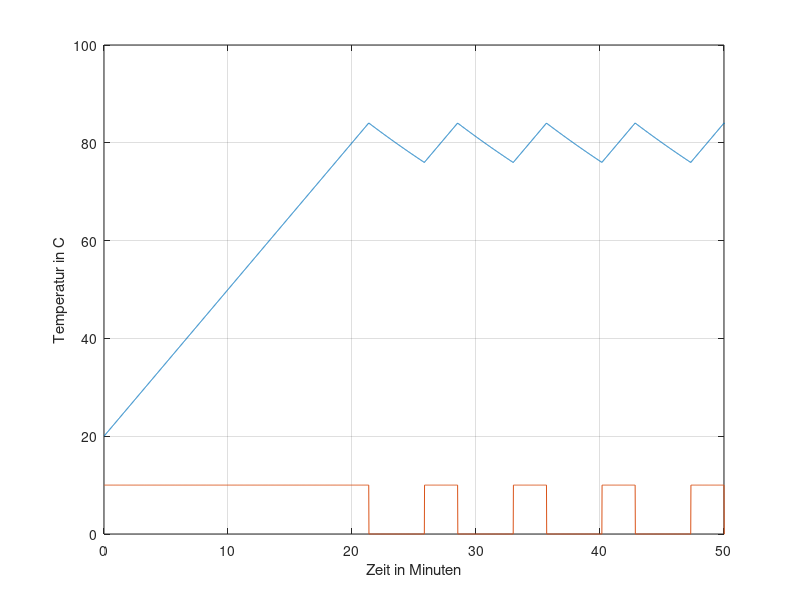

MATLAB code to generate this figure:
% Zweipunktregler / Q-Mansy / Kuehlwassermanagement
% 08.05.2014
% Version 1
%
% Ein Boiler soll durch Wasserdurchlauf auf Temperatur gebracht
% werden und soll die Temperatur halten. Dazu wird der folgende
% Zweipunktregler benutzt. Die Temperatur wird dadurch erhoeht,
% dass heißes Wasser durch den Boiler flieszt. Der Zulauf wird
% durch eine Pumpe gesteuert.
close all
clear all
clc


% Voreinstellungen
Tset  = 80;                   % Sollwert Boilertemperatur
Tb    = 20;                   % Anfangswert Boilertemperatur
Tu    = 20;                   % Umgebungstemperatur
N     = 4000;                 % Anzahl der Daten (= sek)
t_min = [N/60/N:N/60/N:N/60]; % Zeit in Minuten
state = 0;                    % 0 = Abkuehlen, 1 = Aufheizen
hr    = 0.05;                  % Aufheizrate
cr    = -0.0005;              % Abkuehlrate (geschaetzt mit Iso)
Tbs   = zeros(1,N);           % Speichervektor fuer Boilertemp
stas  = zeros(1,N);           % Speichervektor fuer den Zustand

KH    = 0.05;                 % Kopplungsfaktor der Hysterese

for i = 1:N
  if Tb >= (Tset + Tset*KH)   % Kriterium Kuehlen
    state = 0;
  elseif Tb <= (Tset - Tset*KH) % Kriterium Heizen
    state = 1;
  end
  stats(i) = 10*state;        % Speichern des Zustands

  switch state                % Temperaturreaktion simulieren
  case 0                      % Kuehlen
    %Tb = Tb + cr;
    Tb = Tb + cr*(Tb - Tu);   % Netonsches Abkuehlungsgesetz
  case 1                      % Heizen
    Tb = Tb + hr;
  end
  Tbs(i) = Tb;                % Speichern der Temperaturwerte
end




% Plotten
figure()
plot(t_min, Tbs, t_min, stats)
xlim([0 50])
xlabel('Zeit in Minuten')
ylabel('Temperatur in C')
grid on
